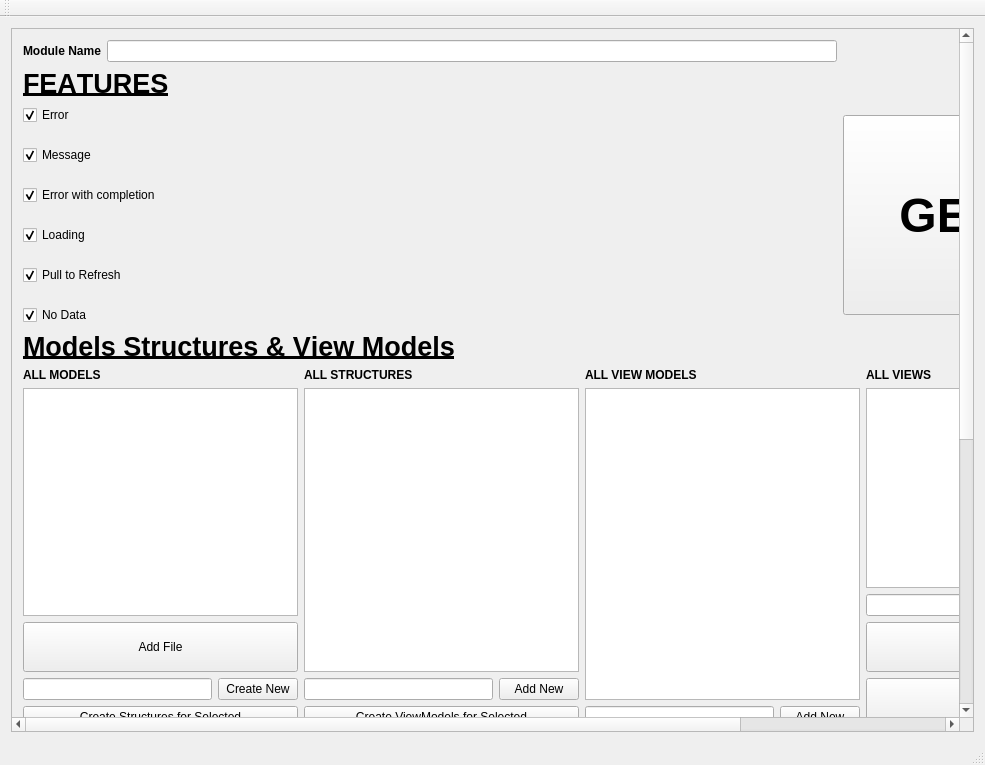
<?xml version="1.0" encoding="UTF-8"?>
<ui version="4.0">
 <class>MainWindow</class>
 <widget class="QMainWindow" name="MainWindow">
  <property name="geometry">
   <rect>
    <x>0</x>
    <y>0</y>
    <width>985</width>
    <height>765</height>
   </rect>
  </property>
  <property name="windowTitle">
   <string>MainWindow</string>
  </property>
  <widget class="QWidget" name="centralWidget">
   <layout class="QGridLayout" name="gridLayout">
    <item row="0" column="0">
     <widget class="QScrollArea" name="scrollArea">
      <property name="widgetResizable">
       <bool>true</bool>
      </property>
      <widget class="QWidget" name="scrollAreaWidgetContents">
       <property name="geometry">
        <rect>
         <x>-289</x>
         <y>0</y>
         <width>1233</width>
         <height>1217</height>
        </rect>
       </property>
       <layout class="QGridLayout" name="gridLayout_2">
        <item row="2" column="2">
         <widget class="QPushButton" name="pushButtonGenerateModule">
          <property name="minimumSize">
           <size>
            <width>0</width>
            <height>200</height>
           </size>
          </property>
          <property name="font">
           <font>
            <pointsize>36</pointsize>
            <weight>75</weight>
            <bold>true</bold>
           </font>
          </property>
          <property name="text">
           <string>GENERATE</string>
          </property>
         </widget>
        </item>
        <item row="2" column="0">
         <layout class="QVBoxLayout" name="verticalLayout">
          <property name="spacing">
           <number>20</number>
          </property>
          <property name="bottomMargin">
           <number>0</number>
          </property>
          <item>
           <widget class="QCheckBox" name="checkBoxError">
            <property name="text">
             <string>Error</string>
            </property>
            <property name="checked">
             <bool>true</bool>
            </property>
           </widget>
          </item>
          <item>
           <widget class="QCheckBox" name="checkBoxMessage">
            <property name="text">
             <string>Message</string>
            </property>
            <property name="checked">
             <bool>true</bool>
            </property>
           </widget>
          </item>
          <item>
           <widget class="QCheckBox" name="checkBoxErrorWithCompletion">
            <property name="text">
             <string>Error with completion</string>
            </property>
            <property name="checked">
             <bool>true</bool>
            </property>
           </widget>
          </item>
          <item>
           <widget class="QCheckBox" name="checkBoxLoading">
            <property name="text">
             <string>Loading</string>
            </property>
            <property name="checked">
             <bool>true</bool>
            </property>
           </widget>
          </item>
          <item>
           <widget class="QCheckBox" name="checkBoxPullToRefresh">
            <property name="text">
             <string>Pull to Refresh</string>
            </property>
            <property name="checked">
             <bool>true</bool>
            </property>
           </widget>
          </item>
          <item>
           <widget class="QCheckBox" name="checkBoxNoData">
            <property name="text">
             <string>No Data</string>
            </property>
            <property name="checked">
             <bool>true</bool>
            </property>
           </widget>
          </item>
         </layout>
        </item>
        <item row="6" column="0" colspan="3">
         <layout class="QHBoxLayout" name="horizontalLayout_3" stretch="1,1,1,1">
          <item>
           <layout class="QVBoxLayout" name="verticalLayout_4">
            <item>
             <widget class="QLabel" name="label_4">
              <property name="font">
               <font>
                <weight>75</weight>
                <bold>true</bold>
               </font>
              </property>
              <property name="text">
               <string>SELECTED MODEL</string>
              </property>
             </widget>
            </item>
            <item>
             <widget class="QLabel" name="labelSelectedModelName">
              <property name="text">
               <string>TextLabel</string>
              </property>
             </widget>
            </item>
            <item>
             <widget class="QListWidget" name="listWidgetSelectedModelAttributes">
              <property name="minimumSize">
               <size>
                <width>275</width>
                <height>200</height>
               </size>
              </property>
              <property name="alternatingRowColors">
               <bool>true</bool>
              </property>
              <property name="selectionMode">
               <enum>QAbstractItemView::ExtendedSelection</enum>
              </property>
             </widget>
            </item>
            <item>
             <widget class="QLineEdit" name="lineEditSelectedModelAttributeName"/>
            </item>
            <item>
             <layout class="QHBoxLayout" name="horizontalLayout_17">
              <item>
               <widget class="QPushButton" name="pushButtonClearSelectedModelAttribSelection">
                <property name="text">
                 <string>Clear</string>
                </property>
               </widget>
              </item>
              <item>
               <widget class="QPushButton" name="pushButtonAddUpdateModelAttribute">
                <property name="text">
                 <string>Add/Update</string>
                </property>
               </widget>
              </item>
             </layout>
            </item>
            <item>
             <widget class="QPushButton" name="pushButtonRemoveSelectedAttributes">
              <property name="text">
               <string>Remove</string>
              </property>
             </widget>
            </item>
            <item>
             <layout class="QVBoxLayout" name="verticalLayout_7">
              <item>
               <widget class="QLabel" name="label_5">
                <property name="text">
                 <string>Send selected attributes to selected structure</string>
                </property>
                <property name="wordWrap">
                 <bool>true</bool>
                </property>
               </widget>
              </item>
              <item>
               <widget class="QPushButton" name="pushButtonSendSelectedModelAttribsToSelectedStructure">
                <property name="text">
                 <string>Send</string>
                </property>
               </widget>
              </item>
             </layout>
            </item>
           </layout>
          </item>
          <item>
           <layout class="QVBoxLayout" name="verticalLayout_5">
            <item>
             <widget class="QLabel" name="label_2">
              <property name="font">
               <font>
                <weight>75</weight>
                <bold>true</bold>
               </font>
              </property>
              <property name="text">
               <string>SELECTED STRUCTURE</string>
              </property>
             </widget>
            </item>
            <item>
             <widget class="QLabel" name="labelSelectedStructureName">
              <property name="text">
               <string>TextLabel</string>
              </property>
             </widget>
            </item>
            <item>
             <widget class="QListWidget" name="listWidgetSelectedStructureAttributes">
              <property name="minimumSize">
               <size>
                <width>275</width>
                <height>0</height>
               </size>
              </property>
              <property name="dragEnabled">
               <bool>true</bool>
              </property>
              <property name="alternatingRowColors">
               <bool>true</bool>
              </property>
              <property name="selectionMode">
               <enum>QAbstractItemView::ExtendedSelection</enum>
              </property>
              <property name="wordWrap">
               <bool>true</bool>
              </property>
              <property name="selectionRectVisible">
               <bool>true</bool>
              </property>
             </widget>
            </item>
            <item>
             <widget class="QLabel" name="label_19">
              <property name="text">
               <string>Assign type to selected attributes:</string>
              </property>
             </widget>
            </item>
            <item>
             <layout class="QHBoxLayout" name="horizontalLayout_19">
              <item>
               <widget class="QComboBox" name="comboBoxSelectedStrctureAttributeType">
                <property name="editable">
                 <bool>true</bool>
                </property>
               </widget>
              </item>
              <item>
               <widget class="QPushButton" name="pushButtonAssignTypeToSelectedStructureAttribute">
                <property name="minimumSize">
                 <size>
                  <width>0</width>
                  <height>0</height>
                 </size>
                </property>
                <property name="text">
                 <string>Assign</string>
                </property>
               </widget>
              </item>
             </layout>
            </item>
            <item>
             <layout class="QHBoxLayout" name="horizontalLayout_4">
              <item>
               <widget class="QPushButton" name="pushButtonClearSelectedStructureAttribSelection">
                <property name="text">
                 <string>Clear</string>
                </property>
               </widget>
              </item>
              <item>
               <widget class="QPushButton" name="pushButtonRemoveStructureSelectedAttributes">
                <property name="text">
                 <string>Remove</string>
                </property>
               </widget>
              </item>
             </layout>
            </item>
            <item>
             <layout class="QVBoxLayout" name="verticalLayout_10">
              <item>
               <widget class="QLabel" name="label_8">
                <property name="text">
                 <string>Send selected attributes to selected view model</string>
                </property>
                <property name="wordWrap">
                 <bool>true</bool>
                </property>
               </widget>
              </item>
              <item>
               <widget class="QPushButton" name="pushButtonSendSelectedStructureAttribsToSelectedViewModel">
                <property name="text">
                 <string>Send</string>
                </property>
               </widget>
              </item>
             </layout>
            </item>
           </layout>
          </item>
          <item>
           <layout class="QVBoxLayout" name="verticalLayout_6">
            <item>
             <widget class="QLabel" name="label_3">
              <property name="font">
               <font>
                <weight>75</weight>
                <bold>true</bold>
               </font>
              </property>
              <property name="text">
               <string>SELECTED VIEW MODEL</string>
              </property>
             </widget>
            </item>
            <item>
             <widget class="QLabel" name="labelSelectedViewModelName">
              <property name="text">
               <string>TextLabel</string>
              </property>
             </widget>
            </item>
            <item>
             <widget class="QListWidget" name="listWidgetSelectedViewModelAttributes">
              <property name="minimumSize">
               <size>
                <width>275</width>
                <height>0</height>
               </size>
              </property>
              <property name="dragEnabled">
               <bool>true</bool>
              </property>
              <property name="alternatingRowColors">
               <bool>true</bool>
              </property>
              <property name="selectionMode">
               <enum>QAbstractItemView::ExtendedSelection</enum>
              </property>
              <property name="wordWrap">
               <bool>true</bool>
              </property>
              <property name="selectionRectVisible">
               <bool>true</bool>
              </property>
             </widget>
            </item>
            <item>
             <widget class="QLabel" name="label_20">
              <property name="text">
               <string>Assign type to selected attributes:</string>
              </property>
             </widget>
            </item>
            <item>
             <layout class="QHBoxLayout" name="horizontalLayout_20">
              <item>
               <widget class="QComboBox" name="comboBoxSelectedViewModelAttributeType">
                <property name="editable">
                 <bool>true</bool>
                </property>
               </widget>
              </item>
              <item>
               <widget class="QPushButton" name="pushButtonAssignTypeToSelectedViewModelAttribute">
                <property name="minimumSize">
                 <size>
                  <width>0</width>
                  <height>0</height>
                 </size>
                </property>
                <property name="text">
                 <string>Assign</string>
                </property>
               </widget>
              </item>
             </layout>
            </item>
            <item>
             <widget class="QPushButton" name="pushButtonRemoveViewModelSelectedAttributes">
              <property name="text">
               <string>Remove</string>
              </property>
             </widget>
            </item>
            <item>
             <layout class="QVBoxLayout" name="verticalLayout_13">
              <item>
               <widget class="QLabel" name="label_12">
                <property name="text">
                 <string>Send selected attributes to selected view</string>
                </property>
                <property name="wordWrap">
                 <bool>true</bool>
                </property>
               </widget>
              </item>
              <item>
               <widget class="QPushButton" name="pushButtonSendSelectedViewModelAttribsToSelectedView">
                <property name="text">
                 <string>Send</string>
                </property>
               </widget>
              </item>
             </layout>
            </item>
           </layout>
          </item>
          <item>
           <layout class="QVBoxLayout" name="verticalLayout_17">
            <item>
             <widget class="QLabel" name="label_16">
              <property name="font">
               <font>
                <weight>75</weight>
                <bold>true</bold>
               </font>
              </property>
              <property name="text">
               <string>SELECTED VIEW</string>
              </property>
             </widget>
            </item>
            <item>
             <widget class="QLabel" name="labelSelectedViewName">
              <property name="text">
               <string>Name</string>
              </property>
             </widget>
            </item>
            <item>
             <widget class="QListWidget" name="listWidgetSelectedViewAttributes">
              <property name="minimumSize">
               <size>
                <width>275</width>
                <height>0</height>
               </size>
              </property>
              <property name="dragEnabled">
               <bool>true</bool>
              </property>
              <property name="alternatingRowColors">
               <bool>true</bool>
              </property>
              <property name="selectionMode">
               <enum>QAbstractItemView::SingleSelection</enum>
              </property>
              <property name="wordWrap">
               <bool>true</bool>
              </property>
              <property name="selectionRectVisible">
               <bool>true</bool>
              </property>
             </widget>
            </item>
            <item>
             <widget class="QLabel" name="label_15">
              <property name="text">
               <string>Assign UI Type to selected attribute:</string>
              </property>
             </widget>
            </item>
            <item>
             <layout class="QHBoxLayout" name="horizontalLayout_18">
              <item>
               <widget class="QComboBox" name="comboBoxSelectedViewAttributeUIType">
                <property name="editable">
                 <bool>false</bool>
                </property>
               </widget>
              </item>
              <item>
               <widget class="QPushButton" name="pushButtonAssignUITypeToSelectedAttribute">
                <property name="minimumSize">
                 <size>
                  <width>0</width>
                  <height>0</height>
                 </size>
                </property>
                <property name="text">
                 <string>Assign</string>
                </property>
               </widget>
              </item>
             </layout>
            </item>
            <item>
             <layout class="QHBoxLayout" name="horizontalLayout_13">
              <item>
               <widget class="QPushButton" name="pushButtonSelectedViewAttribute">
                <property name="text">
                 <string>Remove</string>
                </property>
               </widget>
              </item>
             </layout>
            </item>
           </layout>
          </item>
         </layout>
        </item>
        <item row="0" column="0" colspan="2">
         <layout class="QHBoxLayout" name="horizontalLayout">
          <item>
           <widget class="QLabel" name="label">
            <property name="font">
             <font>
              <weight>75</weight>
              <bold>true</bold>
             </font>
            </property>
            <property name="text">
             <string>Module Name</string>
            </property>
           </widget>
          </item>
          <item>
           <widget class="QLineEdit" name="moduleName"/>
          </item>
         </layout>
        </item>
        <item row="1" column="0" colspan="2">
         <widget class="QLabel" name="label_17">
          <property name="font">
           <font>
            <pointsize>20</pointsize>
            <weight>75</weight>
            <italic>false</italic>
            <bold>true</bold>
            <underline>true</underline>
            <kerning>false</kerning>
           </font>
          </property>
          <property name="text">
           <string>FEATURES</string>
          </property>
         </widget>
        </item>
        <item row="3" column="0">
         <widget class="QLabel" name="label_18">
          <property name="font">
           <font>
            <pointsize>20</pointsize>
            <weight>75</weight>
            <italic>false</italic>
            <bold>true</bold>
            <underline>true</underline>
            <kerning>false</kerning>
           </font>
          </property>
          <property name="text">
           <string>Models Structures &amp; View Models</string>
          </property>
         </widget>
        </item>
        <item row="4" column="0" colspan="3">
         <layout class="QHBoxLayout" name="horizontalLayout_8" stretch="1,1,1,1">
          <item>
           <layout class="QVBoxLayout" name="verticalLayout_12">
            <item>
             <widget class="QLabel" name="label_9">
              <property name="font">
               <font>
                <weight>75</weight>
                <bold>true</bold>
               </font>
              </property>
              <property name="text">
               <string>ALL MODELS</string>
              </property>
             </widget>
            </item>
            <item>
             <widget class="QListWidget" name="listWidgetAllModels">
              <property name="minimumSize">
               <size>
                <width>275</width>
                <height>0</height>
               </size>
              </property>
              <property name="alternatingRowColors">
               <bool>true</bool>
              </property>
              <property name="selectionMode">
               <enum>QAbstractItemView::ExtendedSelection</enum>
              </property>
             </widget>
            </item>
            <item>
             <widget class="QPushButton" name="pushButtonAddModelFile">
              <property name="minimumSize">
               <size>
                <width>0</width>
                <height>50</height>
               </size>
              </property>
              <property name="maximumSize">
               <size>
                <width>16777215</width>
                <height>16777215</height>
               </size>
              </property>
              <property name="text">
               <string>Add File</string>
              </property>
             </widget>
            </item>
            <item>
             <layout class="QHBoxLayout" name="horizontalLayout_14">
              <item>
               <widget class="QLineEdit" name="lineEditNewModelName"/>
              </item>
              <item>
               <widget class="QPushButton" name="pushButtonCreateNewModel">
                <property name="text">
                 <string>Create New</string>
                </property>
               </widget>
              </item>
             </layout>
            </item>
            <item>
             <widget class="QPushButton" name="pushButtonCreateStructureForSelectedModels">
              <property name="text">
               <string>Create Structures for Selected</string>
              </property>
             </widget>
            </item>
            <item>
             <layout class="QHBoxLayout" name="horizontalLayout_9">
              <item>
               <widget class="QPushButton" name="pushButtonRemoveModel">
                <property name="minimumSize">
                 <size>
                  <width>0</width>
                  <height>50</height>
                 </size>
                </property>
                <property name="maximumSize">
                 <size>
                  <width>16777215</width>
                  <height>16777215</height>
                 </size>
                </property>
                <property name="text">
                 <string>Remove</string>
                </property>
               </widget>
              </item>
             </layout>
            </item>
           </layout>
          </item>
          <item>
           <layout class="QVBoxLayout" name="verticalLayout_11">
            <item>
             <widget class="QLabel" name="label_10">
              <property name="font">
               <font>
                <weight>75</weight>
                <bold>true</bold>
               </font>
              </property>
              <property name="text">
               <string>ALL STRUCTURES</string>
              </property>
             </widget>
            </item>
            <item>
             <widget class="QListWidget" name="listWidgetAllStructures">
              <property name="minimumSize">
               <size>
                <width>275</width>
                <height>0</height>
               </size>
              </property>
              <property name="alternatingRowColors">
               <bool>true</bool>
              </property>
              <property name="selectionMode">
               <enum>QAbstractItemView::ExtendedSelection</enum>
              </property>
             </widget>
            </item>
            <item>
             <layout class="QHBoxLayout" name="horizontalLayout_2">
              <item>
               <widget class="QLineEdit" name="lineEditNewStructureName"/>
              </item>
              <item>
               <widget class="QPushButton" name="pushButtonCreateNewStructure">
                <property name="text">
                 <string>Add New</string>
                </property>
               </widget>
              </item>
             </layout>
            </item>
            <item>
             <widget class="QPushButton" name="pushButtonCreateViewModelForSelectedStructures">
              <property name="text">
               <string>Create ViewModels for Selected</string>
              </property>
             </widget>
            </item>
            <item>
             <widget class="QPushButton" name="pushButtonRemoveStructure">
              <property name="minimumSize">
               <size>
                <width>0</width>
                <height>50</height>
               </size>
              </property>
              <property name="maximumSize">
               <size>
                <width>16777215</width>
                <height>16777215</height>
               </size>
              </property>
              <property name="text">
               <string>Remove</string>
              </property>
             </widget>
            </item>
           </layout>
          </item>
          <item>
           <layout class="QVBoxLayout" name="verticalLayout_3">
            <item>
             <widget class="QLabel" name="label_11">
              <property name="font">
               <font>
                <weight>75</weight>
                <bold>true</bold>
               </font>
              </property>
              <property name="text">
               <string>ALL VIEW MODELS</string>
              </property>
             </widget>
            </item>
            <item>
             <widget class="QListWidget" name="listWidgetAllViewModels">
              <property name="minimumSize">
               <size>
                <width>275</width>
                <height>200</height>
               </size>
              </property>
              <property name="alternatingRowColors">
               <bool>true</bool>
              </property>
              <property name="selectionMode">
               <enum>QAbstractItemView::ExtendedSelection</enum>
              </property>
             </widget>
            </item>
            <item>
             <layout class="QHBoxLayout" name="horizontalLayout_6">
              <item>
               <widget class="QLineEdit" name="lineEditNewViewModelName"/>
              </item>
              <item>
               <widget class="QPushButton" name="pushButtonCreateNewViewModel">
                <property name="text">
                 <string>Add New</string>
                </property>
               </widget>
              </item>
             </layout>
            </item>
            <item>
             <widget class="QPushButton" name="pushButtonRemoveViewModel">
              <property name="minimumSize">
               <size>
                <width>0</width>
                <height>50</height>
               </size>
              </property>
              <property name="maximumSize">
               <size>
                <width>16777215</width>
                <height>16777215</height>
               </size>
              </property>
              <property name="text">
               <string>Remove</string>
              </property>
             </widget>
            </item>
           </layout>
          </item>
          <item>
           <layout class="QVBoxLayout" name="verticalLayout_9">
            <item>
             <widget class="QLabel" name="label_22">
              <property name="font">
               <font>
                <weight>75</weight>
                <bold>true</bold>
               </font>
              </property>
              <property name="text">
               <string>ALL VIEWS</string>
              </property>
             </widget>
            </item>
            <item>
             <widget class="QListWidget" name="listWidgetAllViews">
              <property name="minimumSize">
               <size>
                <width>275</width>
                <height>200</height>
               </size>
              </property>
              <property name="alternatingRowColors">
               <bool>true</bool>
              </property>
              <property name="selectionMode">
               <enum>QAbstractItemView::SingleSelection</enum>
              </property>
             </widget>
            </item>
            <item>
             <layout class="QHBoxLayout" name="horizontalLayout_15" stretch="1,1">
              <item>
               <widget class="QLineEdit" name="lineEditNewViewName"/>
              </item>
              <item>
               <widget class="QComboBox" name="comboBoxViewType">
                <property name="autoFillBackground">
                 <bool>true</bool>
                </property>
               </widget>
              </item>
             </layout>
            </item>
            <item>
             <widget class="QPushButton" name="pushButtonCreateNewView">
              <property name="minimumSize">
               <size>
                <width>0</width>
                <height>50</height>
               </size>
              </property>
              <property name="text">
               <string>Add New</string>
              </property>
             </widget>
            </item>
            <item>
             <widget class="QPushButton" name="pushButtonRemoveView">
              <property name="minimumSize">
               <size>
                <width>0</width>
                <height>50</height>
               </size>
              </property>
              <property name="maximumSize">
               <size>
                <width>16777215</width>
                <height>16777215</height>
               </size>
              </property>
              <property name="font">
               <font>
                <weight>50</weight>
                <bold>false</bold>
               </font>
              </property>
              <property name="text">
               <string>Remove</string>
              </property>
             </widget>
            </item>
            <item>
             <widget class="QPushButton" name="pushButtonBindSelectedViewModelsToSelectedView">
              <property name="minimumSize">
               <size>
                <width>0</width>
                <height>50</height>
               </size>
              </property>
              <property name="maximumSize">
               <size>
                <width>16777215</width>
                <height>16777215</height>
               </size>
              </property>
              <property name="font">
               <font>
                <pointsize>13</pointsize>
                <weight>75</weight>
                <bold>true</bold>
                <kerning>false</kerning>
               </font>
              </property>
              <property name="text">
               <string>Bind selected view model to selected View</string>
              </property>
             </widget>
            </item>
           </layout>
          </item>
         </layout>
        </item>
       </layout>
      </widget>
     </widget>
    </item>
   </layout>
  </widget>
  <widget class="QMenuBar" name="menuBar">
   <property name="geometry">
    <rect>
     <x>0</x>
     <y>0</y>
     <width>985</width>
     <height>22</height>
    </rect>
   </property>
  </widget>
  <widget class="QToolBar" name="mainToolBar">
   <attribute name="toolBarArea">
    <enum>TopToolBarArea</enum>
   </attribute>
   <attribute name="toolBarBreak">
    <bool>false</bool>
   </attribute>
  </widget>
  <widget class="QStatusBar" name="statusBar"/>
 </widget>
 <layoutdefault spacing="6" margin="11"/>
 <resources/>
 <connections/>
</ui>
